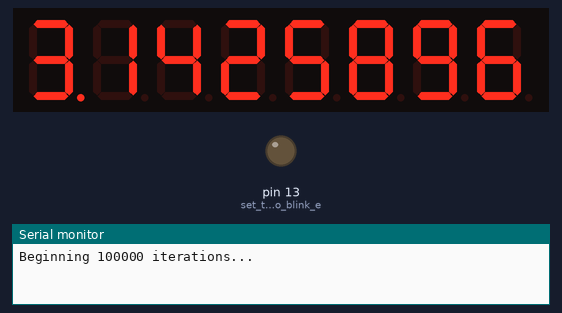
Bench run of a sketch on a simulated Arduino Mega 2560, built with avr-gcc and run on an emulated ATmega2560. On the bench: 8-digit seven-segment display, output pins drawn as LEDs (lit = HIGH), the last lines printed to the serial monitor.

Above: at 0.07 s.
At 3.0 s:
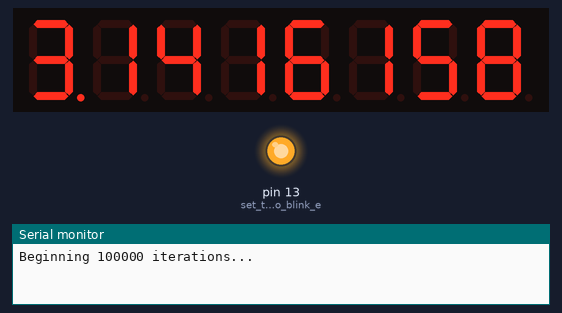
At 6.0 s:
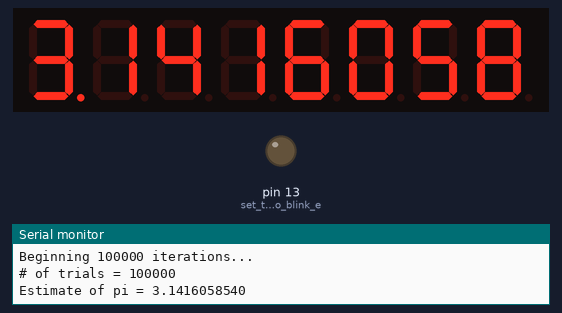
At 17.05 s:
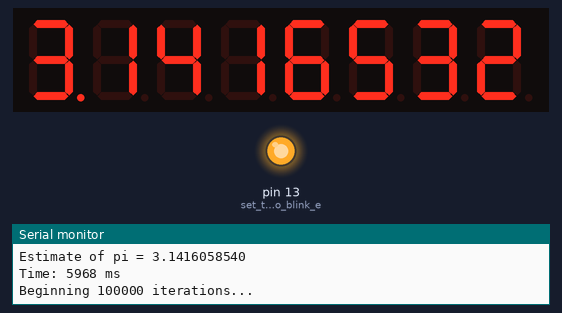
Timing chart, 0 to 39.4 s (numbered marks = the images above):
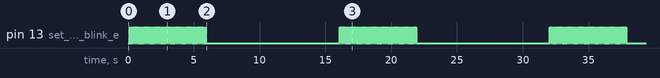

The sketch:

SteveCurdBenchmark.ino
```cpp
//
// Pi_2
//
// Steve Curd
// December 2012
//
// This program approximates pi utilizing the Newton's approximation.  It quickly
// converges on the first 5-6 digits of precision, but converges verrrry slowly
// after that.  For example, it takes over a million iterations to get to 7-8
// significant digits.
//
// For demonstration purposes, drives a JY-LKM1638 display module to show the
// approximated value after each 1,000 iterations, and toggles the pin13 LED for a
// visual "sign of life".
//
// I wrote this to evaluate the performance difference between the 8-bit Arduino Mega,
// and the 32-bit Arduino Due.
//
// Benchmark results for 100,000 iterations (pi accurate to 5 significant digits):
//   Mega: 6249 ms
//   Due: 821 ms (Due is about 7.5x faster)
//
// 1638 display module connections:
// VCC -> 3.3v
// GND -> GND
// DIO -> Pin 8
// CLK -> Pin 9
// STB0 -> Pin 7
//
//

#define ITERATIONS 100000L    // number of iterations
#define FLASH 1000            // blink LED every 1000 iterations

#include <TM1638.h>           // include the display library

// TM1638 module(DIO, CLK, STB0)
TM1638 module(8, 9, 7);

void setup() {
 pinMode(13, OUTPUT);        // set the LED up to blink every 1000 iterations
 Serial.begin(9600);
}

void loop() {

 unsigned long start, time;
 unsigned long niter=ITERATIONS;
 int LEDcounter = 0;
 boolean alternate = false;
 unsigned long i, count=0;
 float x = 1.0;
 float temp, pi=1.0;


 Serial.print("Beginning ");
 Serial.print(niter);
 Serial.println(" iterations...");
 Serial.println();

 start = millis();
 for ( i = 2; i < niter; i++) {
   x *= -1.0;
   pi += x / (2.0f*(float)i-1.0f);
   if (LEDcounter++ > FLASH) {
     LEDcounter = 0;
     if (alternate) {
       digitalWrite(13, HIGH);
       alternate = false;
     } else {
       digitalWrite(13, LOW);
       alternate = true;
     }
     temp = 40000000.0 * pi;
     module.setDisplayToDecNumber( temp, 0x80);
   }
 }
 time = millis() - start;

 pi = pi * 4.0;

 Serial.print("# of trials = ");
 Serial.println(niter);
 Serial.print("Estimate of pi = ");
 Serial.println(pi, 10);

 Serial.print("Time: "); Serial.print(time); Serial.println(" ms");

 delay(10000);
}
```

Measured:
- by itself, pin 13 (set_the_LED_up_to_blink_e): repeats every 16.0 s: HIGH 0.06 s, LOW 10.2 s, 48 × (HIGH 0.06 s, LOW 0.06 s)
- by itself, everything shown: repeats every 16.0 s, in 99 steps
- what the display in image 2 shows lasts 10.1 s, from 5.9 s to 16.0 s
